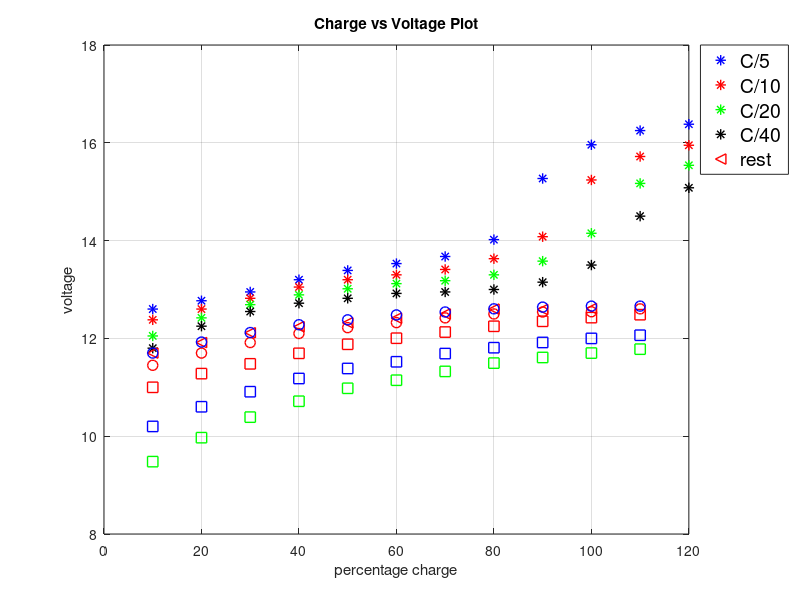
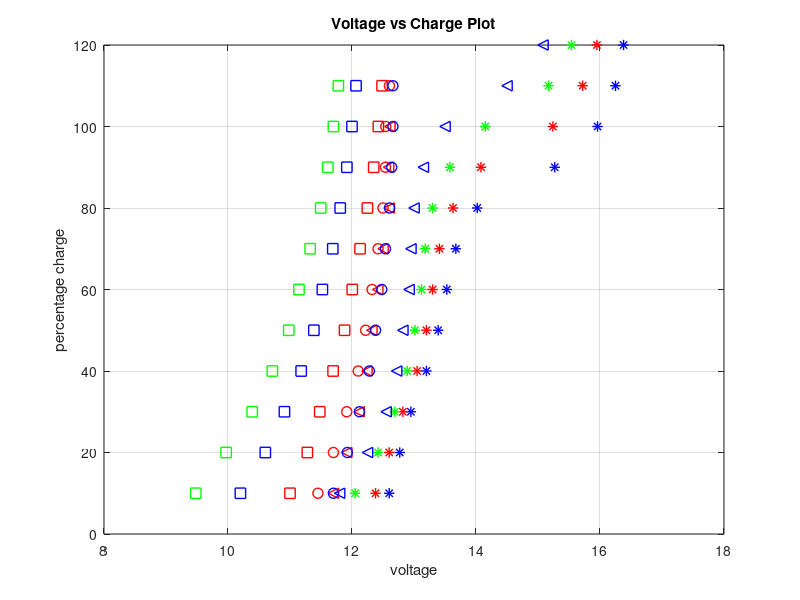

Write the MATLAB code that produced these figures, in order. (Note: this script raises an error after producing the figures.)
#pkg unload control 
pkg load optim

## Charge
c5 = [12.6, 12.77, 12.95, 13.2, 13.39, 13.53, 13.675, 14.02, 15.27, 15.96, 16.25, 16.38];
c10 = [12.38, 12.6, 12.82, 13.05, 13.2, 13.3, 13.41, 13.63, 14.08, 15.24, 15.72, 15.95];
c20 = [12.05, 12.42, 12.69, 12.89, 13.015, 13.12, 13.18, 13.3, 13.58, 14.15, 15.17, 15.54];
c40 = [11.8, 12.25, 12.55, 12.72, 12.82, 12.92, 12.95, 13.0, 13.15, 13.5, 14.5, 15.08];

## Rest
rest = [11.7, 11.915, 12.115, 12.24, 12.32, 12.415, 12.5, 12.6, 12.59, 12.61];

## Discharge
d100 = [12.66, 12.66, 12.64, 12.605, 12.54, 12.48, 12.38, 12.28, 12.12, 11.925, 11.7];
d20 = [12.604, 12.545, 12.54, 12.5, 12.42, 12.323, 12.22, 12.1, 11.915, 11.7, 11.45];
d10 = [12.485, 12.425, 12.35, 12.248, 12.13, 12.004, 11.88, 11.695, 11.48, 11.28, 11];
d5 = [12.065, 12.0, 11.917, 11.81, 11.69, 11.522, 11.385, 11.18, 10.91, 10.602, 10.2];
d3 = [11.78, 11.7, 11.61, 11.495, 11.325, 11.145, 10.98, 10.715, 10.39, 9.97, 9.48];

percent = [10, 20, 30, 40, 50, 60, 70, 80, 90, 100, 110, 120];
percent11 = [110, 100, 90, 80, 70, 60, 50, 40, 30, 20, 10];
percentRest = [10, 20, 30, 40, 50, 60, 70, 80, 90, 100];

figure(1)
hold on
grid on
box on
#loglog(percent, c5, 'g<', 'LineWidth', 1, 'MarkerSize', 7.5)
plot(percent, c5, 'b*', 'LineWidth', 1, 'MarkerSize', 7.5)
plot(percent, c10, 'r*', 'LineWidth', 1, 'MarkerSize', 7.5)
plot(percent, c20, 'g*', 'LineWidth', 1, 'MarkerSize', 7.5)
plot(percent, c40, 'k*', 'LineWidth', 1, 'MarkerSize', 7.5)
plot(percentRest, rest, 'r<', 'LineWidth', 1, 'MarkerSize', 7.5)
plot(percent11, d3, 'gs', 'LineWidth', 1, 'MarkerSize', 7.5)
plot(percent11, d5, 'bs', 'LineWidth', 1, 'MarkerSize', 7.5)
plot(percent11, d10, 'rs', 'LineWidth', 1, 'MarkerSize', 7.5)
plot(percent11, d20, 'ro', 'LineWidth', 1, 'MarkerSize', 7.5)
plot(percent11, d100, 'bo', 'LineWidth', 1, 'MarkerSize', 7.5)
ylabel("voltage")
xlabel("percentage charge")
 title ("Charge vs Voltage Plot");
h = legend ("C/5", "C/10", "C/20", "C/40", "rest");
 legend (h, "location", "northeastoutside");
 set (h, "fontsize", 14);
hold off

figure(2)
hold on
grid on
box on
#loglog(percent, c5, 'g<', 'LineWidth', 1, 'MarkerSize', 7.5)
plot(c5, percent, 'b*', 'LineWidth', 1, 'MarkerSize', 7.5)
%plot(x,  (x - 17.481).* (x - 14.408).* (x - 14.202).* (x - 12.168).* (x - 17.452).* (x - 14.783) + 78.465, 'b-', 'LineWidth', 1, 'MarkerSize', 7.5)

plot(c10, percent, 'r*', 'LineWidth', 1, 'MarkerSize', 7.5)
%plot(x,  (x - 11.992).* (x - 14.325).* (x - 17.428).* (x - 14.420).* (x - 14.353).* (x - 17.227) + 88.222, 'r-', 'LineWidth', 1, 'MarkerSize', 7.5)

plot(c20, percent, 'g*', 'LineWidth', 1, 'MarkerSize', 7.5)
%plot(x,  (x - 17.190).* (x - 14.171).* (x - 14.205).* (x - 11.740).* (x - 17.159).* (x - 14.222) + 94.499)

plot(c40, percent, 'b<', 'LineWidth', 1, 'MarkerSize', 7.5)
%plot(x,  (x - 14.6659).* (x - 14.8680).* (x - 9.8940).* (x - 9.9535).* (x - 13.3392).* (x - 9.9839) + 100.1695)

plot(rest, percentRest, 'r<', 'LineWidth', 1, 'MarkerSize', 7.5)

plot(d3, percent11, 'gs', 'LineWidth', 1, 'MarkerSize', 7.5)
%plot(x,  (x - 10.1354).* (x - 10.1681).* (x - 10.1423).* (x - 6.4437).* (x - 13.7005).* (x - 13.5256) + 27.9198)

plot(d5, percent11, 'bs', 'LineWidth', 1, 'MarkerSize', 7.5)
plot(d10, percent11, 'rs', 'LineWidth', 1, 'MarkerSize', 7.5)
plot(d20, percent11, 'ro', 'LineWidth', 1, 'MarkerSize', 7.5)
plot(d100, percent11, 'bo', 'LineWidth', 1, 'MarkerSize', 7.5)
xlabel("voltage")
ylabel("percentage charge")
 title ("Voltage vs Charge Plot");
 h = legend ({"C/5"}, "C/5 Fit", "C/10", "C/10 Fit", "C/20", "C/20 Fit", "C/40", "C/40 Fit", "Rest");
 legend (h, "location", "northeastoutside");
 set (h, "fontsize", 14);
hold off